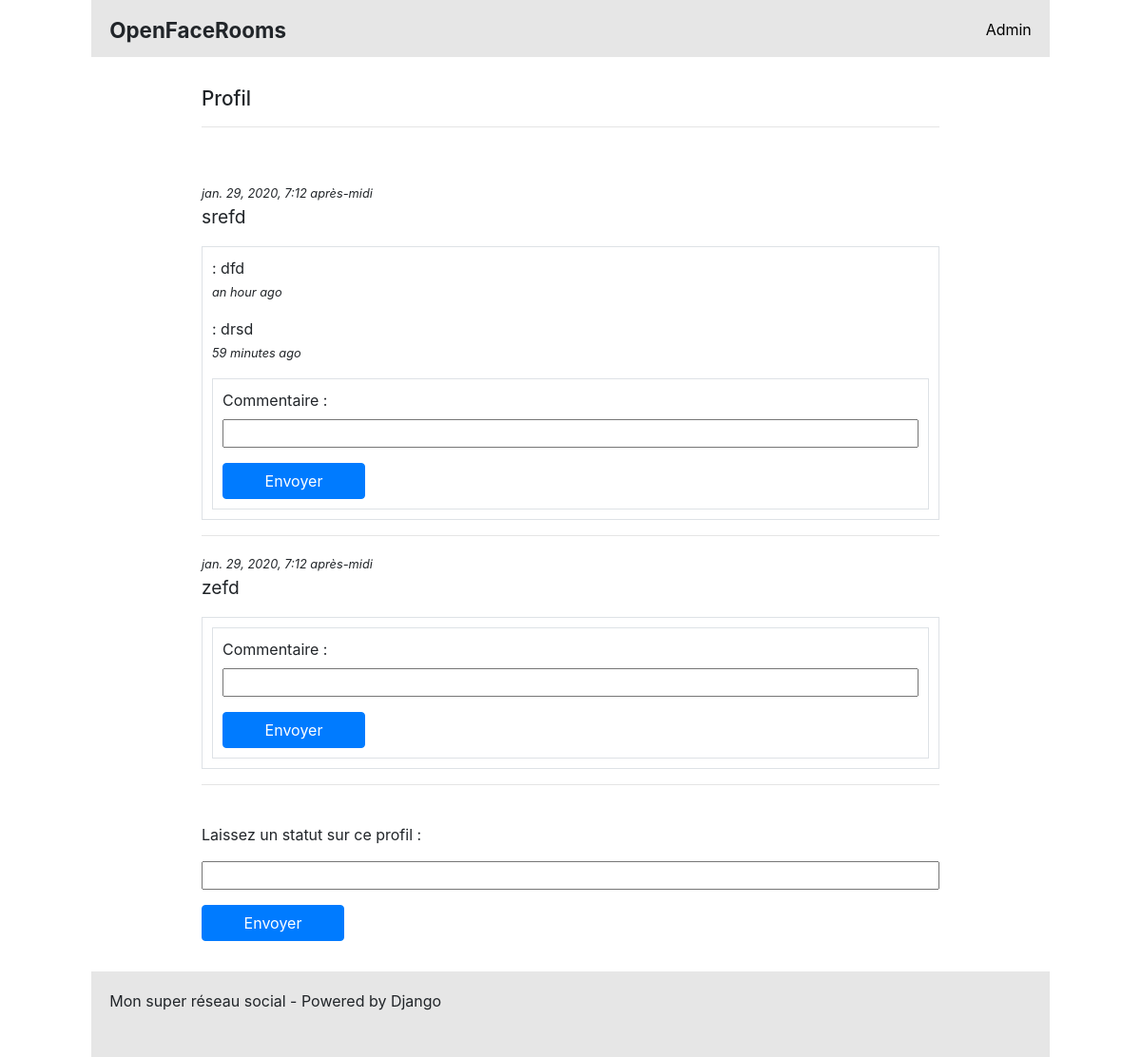
The app's page /profile/1 with its own data.
### social/models.py (models this page shows, shortened)
class Status(models.Model):
    content = models.CharField(max_length=100, verbose_name="Statut")
    author  = models.ForeignKey('User', on_delete=models.CASCADE)
    profile = models.ForeignKey('Profile', on_delete=models.CASCADE)
    date    = models.DateTimeField(default=timezone.now, verbose_name="Date de création")
    class Meta:
        verbose_name="Statut"
    def __str__(self):
        return self.content

class Comment(models.Model):
    content = models.CharField(max_length=100, verbose_name="Commentaire")
    author  = models.ForeignKey('User', on_delete=models.CASCADE)
    status  = models.ForeignKey('Status', on_delete=models.CASCADE)
    date    = models.DateTimeField(default=timezone.now, verbose_name="Date de création")
    class Meta:
        verbose_name="Commentaire"

### social/views.py (the view, shortened to what this page needs)
# urls.py: path('profile/<id>', views.show_profile, name='show_profile'),
def show_profile(request, id):
    try:
        profile = Profile.objects.get(id=id)
    except:
        raise Http404
    form = CommentForm(request.POST or None)
    try:
        if request.POST['type_form'] == 'profile_status':
            status = Status()
            status.content = request.POST['content']
            status.profile = Profile.objects.get(id=request.POST['profile'])
            status.author = User.objects.get(id=request.POST['author'])
            status.save()
            return redirect(show_profile, id)
    except:
        pass
    statutes = Status.objects.filter(profile=profile)
    return render(request, 'social/show_profile.html', locals())

### social/forms.py
class CommentForm(forms.ModelForm):
    class Meta:
        model = Comment
        fields = ('content',)

### social/models.py (called while the page is built)
    def __str__(self):
        return "Profil "

### social/templates/social/show_profile.html (shortened to what this page needs)
{% extends "base.html" %}
{% load humanize %}
{% block content%}
	<h2>{{ profile }}</h2>
	<hr>
	<br>
	{% for status in statutes %}
		<p>
			<i>{{ status.date }}</i>
			<div class="status">{{ status }}</div>
		</p>
		<div class="border">
			{% if status.comment_set.all.count > 0 %}
				{% for comment in status.comment_set.all %}
					<p>
						<b>{{ comment.author.pseudo }}</b> : {{ comment.content }}
						<br>
						<i>{{ comment.date|naturaltime }}</i>
					</p>
				{% endfor %}
			{% endif %}
			<div class="border">
				<form action="{% url "show_profile" profile.id  %}" method="post">
				    {{ form.as_p }}
				    <input class="btn btn-primary" type="submit" value="Envoyer" />
				</form>
			</div>
		</div>
		<hr>
	{% endfor %}
		<br>
		<p>Laissez un statut sur ce profil : </p>
		<form action="{% url "show_profile" profile.id  %}" method="post">
		    <p><input type="text" name="content"></p>
		    <input class="btn btn-primary" type="submit" value="Envoyer" />
		</form>
{% endblock%}

### templates/base.html (style rules this page uses)
.status { font-size: 1.2em; }
.border { padding: 10px; }
.btn { width: 150px; }
input { width:100%; }
h2 { font-size: 1.3em; }
i { font-size: 0.8em; }

### records on screen
Status: date "jan. 29, 2020, 7:12 après-midi", content "srefd"
Comment: content "dfd", date "an hour ago"
Comment: content "drsd", date "59 minutes ago"
Status: date "jan. 29, 2020, 7:12 après-midi", content "zefd"

### other values on screen
{{ profile }} "Profil"
